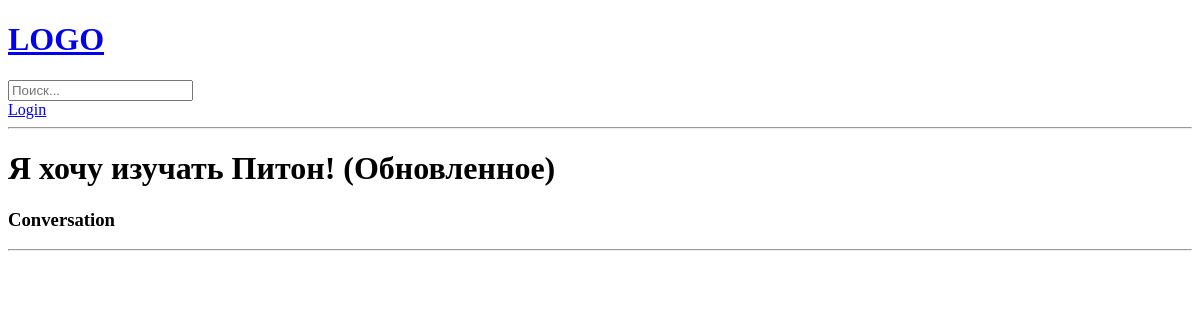
The page /room/3/ on the database as committed earlier.
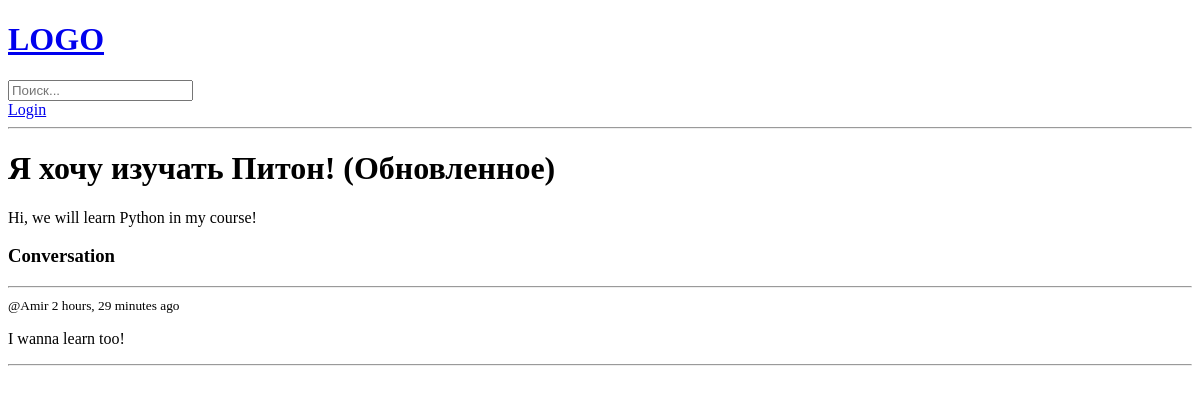
The same page on the database as committed later.
### base/models.py (models this page shows, shortened)
class Room(models.Model):
    host = topic = models.ForeignKey(User, on_delete=models.SET_NULL, null=True)
    topic = models.ForeignKey(Topic, on_delete=models.SET_NULL, null=True)
    name = models.CharField(max_length=200)
    description = models.TextField(null=True, blank=True)
    update = models.DateTimeField(auto_now=True)
    created = models.DateTimeField(auto_now_add=True)
    class Meta:
        ordering = ['-update', '-created']

class Message(models.Model):
    user = models.ForeignKey(User, on_delete=models.CASCADE)
    room = models.ForeignKey(Room, on_delete=models.CASCADE)
    body = models.TextField()
    update = models.DateTimeField(auto_now=True)
    created = models.DateTimeField(auto_now_add=True)

### base/views.py (the view, shortened to what this page needs)
# urls.py: path('room/<str:pk>/', views.room, name="room"),
def room(request, pk):
    room = Room.objects.get(id=pk)
    room_messages = room.message_set.all().order_by('-created')
    context = {'room' : room, 'room_messages': room_messages}
    return render(request, 'base/room.html', context)

### base/templates/base/room.html (shortened to what this page needs)
{% extends 'main.html' %}
{% block content %}
<h1>{{room.name}}</h1>
<p>{{room.description}}</p>
<div class="comment-wrapper">
    <h3>Conversation</h3>
    <hr>
    {% for message in room_messages %}
    <div>
        <small> @{{message.user}}  {{message.created|timesince}} ago </small>
        <p>{{message.body}}</p>
        <hr>
    </div>
    {% endfor %}
</div>
{% endblock content %}

Rows that differ between the two databases and show on the page:
changed Room "Я хочу изучать Питон! (Обновленное)": description (not shown) → "Hi, we will learn Python in my course!"
added Message: user "Amir", created "2 hours, 29 minutes", body "I wanna learn too!"
